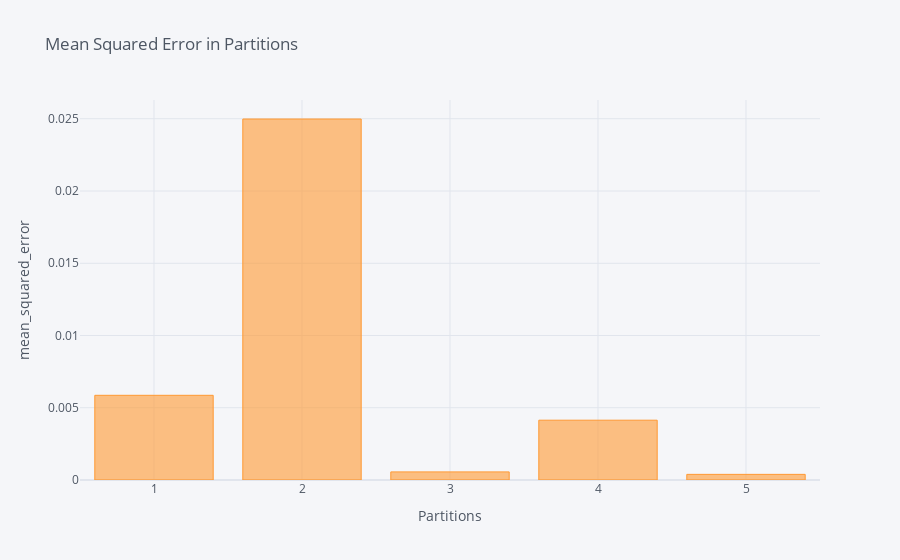

Notebook code cell kept with this figure:
### Code cell
dff.iplot(kind='bar',x='Partition',y='MSE',title='Mean Squared Error in Partitions: Pass 1',xTitle='Partitions',yTitle='mean_squared_error')

### Figure 1 — Plotly figure (JSON) as saved in the notebook; plotly's stock layout.template omitted (floating-point values rounded to 4 significant figures)
{"data": [{"marker": {"color": "rgba(255, 153, 51, 0.6)", "line": {"color": "rgba(255, 153, 51, 1.0)", "width": 1}}, "name": "MSE", "orientation": "v", "text": "", "type": "bar", "x": [1, 2, 3, 4, 5], "y": [0.005862, 0.02498, 0.0005605, 0.00414, 0.0003906]}], "layout": {"legend": {"bgcolor": "#F5F6F9", "font": {"color": "#4D5663"}}, "paper_bgcolor": "#F5F6F9", "plot_bgcolor": "#F5F6F9", "title": {"font": {"color": "#4D5663"}, "text": "Mean Squared Error in Partitions"}, "xaxis": {"gridcolor": "#E1E5ED", "showgrid": true, "tickfont": {"color": "#4D5663"}, "title": {"font": {"color": "#4D5663"}, "text": "Partitions"}, "zerolinecolor": "#E1E5ED"}, "yaxis": {"gridcolor": "#E1E5ED", "showgrid": true, "tickfont": {"color": "#4D5663"}, "title": {"font": {"color": "#4D5663"}, "text": "mean_squared_error"}, "zerolinecolor": "#E1E5ED"}}}
